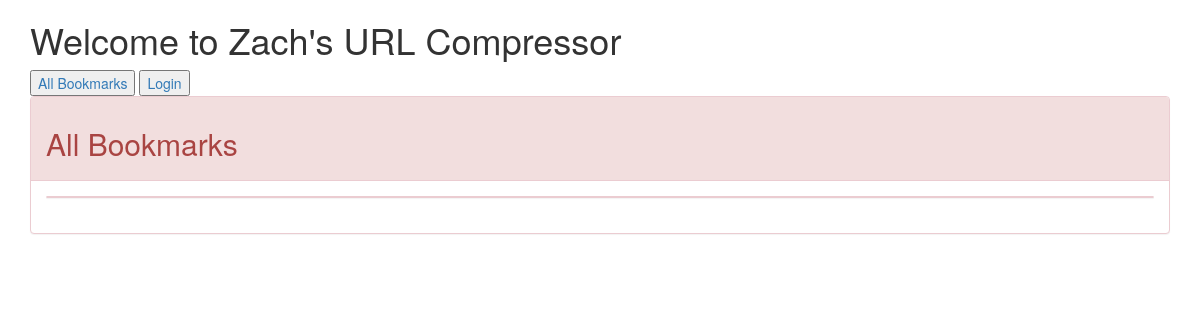
The app's page /, older data.
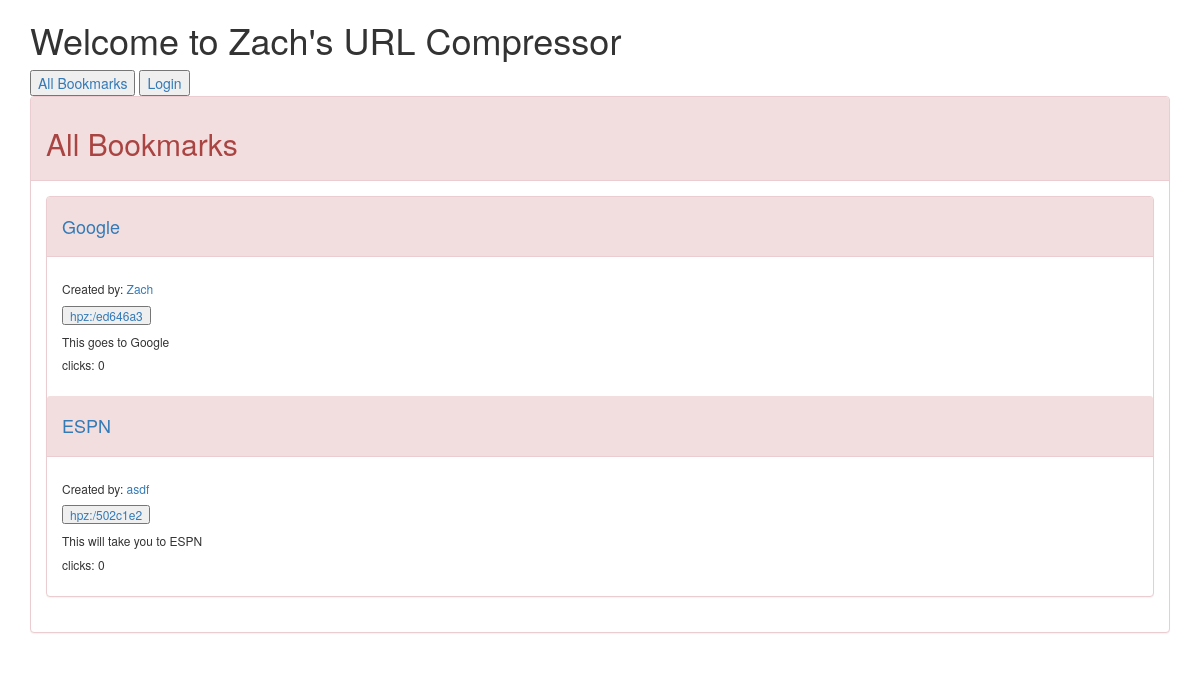
The same page, newer data.
### compressor/models.py (models this page shows)
class Bookmark(models.Model):
    author = models.ForeignKey(User)
    long_url = models.URLField()
    short_url = models.CharField(max_length=50 )
    created = models.DateTimeField(auto_now_add=True)
    description = models.TextField(null=True)
    title = models.CharField(max_length=25)
    objects = BookmarkManager()
    @property
    def click_count(self):
        return self.click_set.all().count()
    class Meta:
        ordering = ["-created"]

### compressor/views.py (the view)
# urls.py: url(r'^$', BookmarkListView.as_view(), name='bookmark_list'),
class BookmarkListView(ListView):
    model = Bookmark

### compressor/templates/compressor/bookmark_list.html (shortened to what this page needs)
{% extends 'base.html' %}
{% block content %}
        <div class="row">
            <div class="col-md-12">
                <div class="panel panel-danger">
                    <div class="panel-heading">
                        <h2>All Bookmarks</h2>
                    </div>
                    <div class="panel-body">
                    <div class="panel panel-danger">
                            {% for bookmark in object_list %}
                            <div class="panel-heading">
                                <h4>
                                    <a href="{% url 'bookmark_detail' bookmark.id %}">
                                        {{ bookmark.title}}
                                    </a>
                                </h4>
                            </div>
                            <div class="panel-body">
                                <h6> Created by:
                                    <a href="{% url 'user_bookmark_list' bookmark.author_id%}">
                                        {{ bookmark.author }}
                                    </a>
                                </h6>
                                <h6>
                                    <form action="{% url 'click' bookmark.id %}" method="post">
                                        <a href="{{ bookmark.long_url }}">
                                            <input type="submit" value="{{ bookmark.short_url }}">
                                        </a>
                                    </form>
                                </h6>
                                <h6>{{ bookmark.description }}</h6>
                                <h6>clicks: {{ bookmark.click_count }}</h6>
                            </div>
                            {% endfor %}
                            </div>
                        </div>
                    </div>
                    </div>
                </div>
            </div>
{% endblock %}

Row changes from the older to the newer data that the page shows:
added Bookmark: title "Google", author "Zach", short_url "hpz:/ed646a3", description "This goes to Google", click_count "0"
added Bookmark: title "ESPN", author "asdf", short_url "hpz:/502c1e2", description "This will take you to ESPN", click_count "0"
